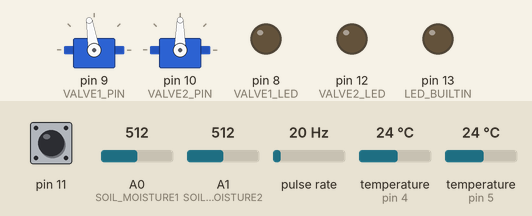
A program run on a simulated Arduino Nano, built with avr-gcc and run on an emulated ATmega328P. Shown: 2 × servo, output pins drawn as LEDs (lit = HIGH). Wiring (inferred from the names in the program): pulse sensor: data pin 2. Inputs (shaded band) come from the test bench; at power-on: pin 11 HIGH, A0 (SOIL_MOISTURE1) = 512, A1 (SOIL_MOISTURE2) = 512, pulse rate 20 Hz, temperature (sensors on pin 4, pin 5) 24 °C. What the program prints to the serial monitor is not drawn.

Above: at 2.8 s.
2.9 s: pin 11 pulled LOW for 0.15 s
At 4.6 s:
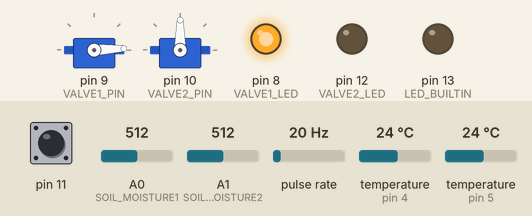
5.6 s: pin 11 pulled LOW for 1 s
At 7.5 s:
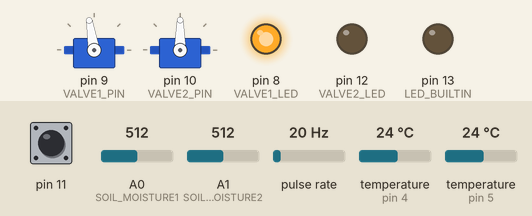
10.6 s: pin 11 pulled LOW for 3.2 s
At 14.8 s:
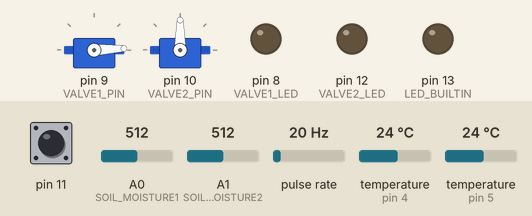
16.4 s: pin 11 pulsed LOW 5 times (0.12 s each, 0.3 s apart)
At 19.5 s:
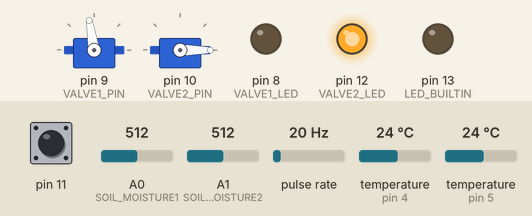
20.3 s: pin 11 pulled LOW for 0.15 s
At 22.6 s:
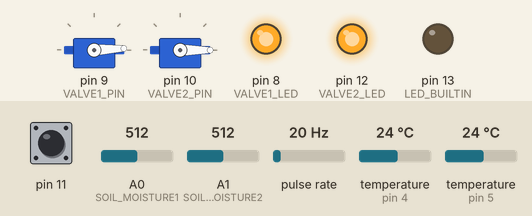
Timing chart, 0 to 24.0 s (numbered marks = the images above; inputs shaded):
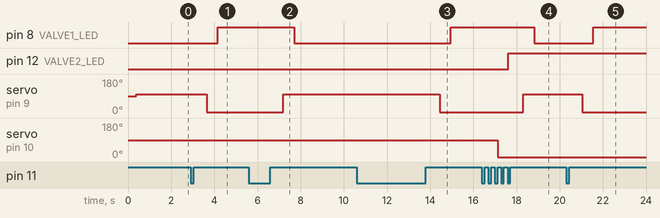

Measured:
- after the input at 2.9 s, pin 8 (VALVE1_LED): LOW → HIGH after 1.3 s; servo on pin 9 (VALVE1_PIN): 99° → 3° after 0.75 s
- after the input at 5.6 s, pin 8 (VALVE1_LED): HIGH → LOW after 2.1 s; servo on pin 9 (VALVE1_PIN): 3° → 99° after 1.6 s
- after the input at 10.6 s, pin 8 (VALVE1_LED): LOW → HIGH after 4.4 s; servo on pin 9 (VALVE1_PIN): 99° → 3° after 3.9 s
- after the input at 16.4 s, pin 8 (VALVE1_LED): HIGH → LOW after 2.4 s; pin 12 (VALVE2_LED): LOW → HIGH after 1.2 s; servo on pin 9 (VALVE1_PIN): 3° → 99° after 1.9 s; servo on pin 10 (VALVE2_PIN): 90° → 0° after 0.72 s
- after the input at 20.3 s, pin 8 (VALVE1_LED): LOW → HIGH after 1.2 s; servo on pin 9 (VALVE1_PIN): 99° → 3° after 0.75 s

The program:

main.cpp
```cpp
#include <Arduino.h>
#include <avr/pgmspace.h>
#include <avr/wdt.h>
//#include <EEPROM.h>
#include <SoftwareSerial.h>
#include <Servo.h>
#include "definitions.h"
#include "thermo.h"
#include "functions.h"
#include "cmd.h"
#include "commands.h"
#include "buttons.h"

unsigned long pulse_freq;
double flow;
unsigned int moist1, moist2;
float fmoist1, fmoist2;

//I.S.R.
void pulse () // Interrupt function
 {
  pulse_freq++;
 }

void setup()
 {
  pinMode(LED_BUILTIN, OUTPUT);
  pinMode(FLOW, INPUT);
  pinMode(VALVE1_LED, OUTPUT);
  pinMode(VALVE2_LED, OUTPUT);
  SetupButtons();
  Serial.begin(9600);
  cmdInit(9600);
  while (!Serial);        //Περίμενε
  Serial.println(F("***** EEKYP - IRIGATION (c)2025 [EK PREVEZAS] *****"));
  init_thermo();  //Αρχικοποίηση θερμομέτρων 1-wire
  Serial1.begin(9600);
  //cmdInit(9600);
  init_commands(); //Αρχικοποίησε εντολές για την σειριακή γραμμή εντολών
  VALVE1_OFF();
  VALVE2_OFF();
  attachInterrupt(0, pulse, RISING);
  interval1 = millis();
 }

void loop()
 {
  but_prog.CheckBP();
  cmdPoll(); //Έλεγξε για εντολή στην κονσόλα
  /*if (Serial1.available())
     Serial.write(Serial1.read());

  if (Serial.available())
      Serial1.write(Serial.read());
  */

  if ((millis() - interval1) > AQUIRE_MS)
     {
      ReadSensors();
      flow = (pulse_freq / 7.5); //Λίτρα / λεπτό
      pulse_freq = 0;
      moist1 = analogRead(SOIL_MOISTURE1); //<200 μέσα στο νερό, 270-400 οκ, 800 νωπό, 950 και πανω θέλει πότισμα
      moist2 = analogRead(SOIL_MOISTURE2);
      //Serial.println(moist1);
      fmoist1 = fmap(moist1, 1023, 250, 0, 10);
      fmoist2 = fmap(moist2, 1023, 250, 0, 10);
      char tmp[70], moist1_cstr[6], moist2_cstr[6], flow_str[6];
      dtostrf(fmoist1, 2, 1, moist1_cstr);
      dtostrf(fmoist2, 2, 1, moist2_cstr);
      dtostrf(flow, 4, 2, flow_str);
      sprintf(tmp,"s_raw %s %s %s %s %s %d %d", Tground1_str.c_str(), Tground2_str.c_str(), moist1_cstr, moist2_cstr, flow_str, valve1_state, valve2_state);
      //Serial.println(tmp); //Debug
      //Serial.println(pulse_freq);
      //Serial.println(flow);
      if (Serial1.available() == 0)
          Serial1.println(tmp);
      interval1 = millis();
     }
 }
```

buttons.h
```cpp
#define PULL_UP     HIGH
void SetupButtons(void);
void But_Click(void);
void But_Long_Click(void);
void But_Dbl_Click(void);

class Buttons
{
 private:
   int _pin;

    // Properties //
   ////////////////

   // Debounce period to prevent flickering when pressing or releasing the button (in ms)
   int Debounce;
   // Max period between clicks for a double click event (in ms)
   int DblClickDelay;
   // Hold period for a long press event (in ms)
   int LongPressDelay;

    // Variables //
   ///////////////

   // Value read from button
   boolean state;
   // Last value of button state
   boolean _lastState;
   // whether we're waiting for a double click (down)
   boolean _dblClickWaiting;
   // whether to register a double click on next release, or whether to wait and click
   boolean _dblClickOnNextUp;
   // whether it's OK to do a single click
   boolean _singleClickOK;

   // time the button was pressed down
   long _downTime;
   // time the button was released
   long _upTime;

   // whether to ignore the button release because the click+hold was triggered
   boolean _ignoreUP;
   // when held, whether to wait for the up event
   boolean _waitForUP;
   // whether or not the hold event happened already
   boolean _longPressHappened;

 public:
   void (*OnClick)(void);
   void (*OnDblClick)(void);
   void (*OnLongPress)(void);

 Buttons()
     {
      // Initialization of properties
      Debounce = 30;
      DblClickDelay = 300; //300
      LongPressDelay = 5000;

      // Initialization of variables
      state = true;
      _lastState = true;
      _dblClickWaiting = false;
      _dblClickOnNextUp = false;
      _singleClickOK = false; //Default = true
      _downTime = -1;
      _upTime = -1;
      _ignoreUP = false;
      _waitForUP = false;
      _longPressHappened = false;
     }

   void Configure(int pin)
      {
       _pin = pin;
       pinMode(_pin, INPUT_PULLUP); //Κάνε το pin είσοδο Pull Up
      }

   void CheckBP(void)
      {
       int resultEvent = 0;
       long millisRes = millis();
       state = digitalRead(_pin);
       //---- Κουμπί πατήθηκε ----
       if (state != PULL_UP && _lastState == PULL_UP  && (millisRes - _upTime) > Debounce)
          {
           //Serial.println("button down"); //Debug
           _downTime = millisRes;
           _ignoreUP = false;
           _waitForUP = false;
           _singleClickOK = true;
           _longPressHappened = false;
           if ((millisRes - _upTime) < DblClickDelay && _dblClickOnNextUp == false && _dblClickWaiting == true)
               _dblClickOnNextUp = true;
           else
               _dblClickOnNextUp = false;
           _dblClickWaiting = false;
          }
       // Button released
       else if (state == PULL_UP && _lastState != PULL_UP && (millisRes - _downTime) > Debounce)
          {
           //Serial.println("button up");
           if (_ignoreUP == false) //Replace "(!_ignoreUP)" by "(not _ignoreUP)"
              {
               _upTime = millisRes;
               if (_dblClickOnNextUp == false)
                   _dblClickWaiting = true;
               else
                  {
                   resultEvent = 2;
                   _dblClickOnNextUp = false;
                   _dblClickWaiting = false;
                   _singleClickOK = false;
                  }
              }
          }

       // Test for normal click event: DblClickDelay expired
       if (state == PULL_UP && (millisRes - _upTime) >= DblClickDelay && _dblClickWaiting == true && _dblClickOnNextUp == false && _singleClickOK == true && resultEvent != 2)
          {
           resultEvent = 1;
           _dblClickWaiting = false;
          }

       //----- Έλεγχος για παρατεταμένο πάτημα -----
       //Είναι πατημένο και ο χρόνος πέρασε την καθυστέρηση του LongPressDelay
       if (state != PULL_UP && (millisRes - _downTime) >= LongPressDelay)
          {
           //Πυροδότησε το παρατεταμένο πάτημα
           // Αν δεν πατήθηκε πριν παρατεταμένα
           if (_longPressHappened == false)
              {
               resultEvent = 3;
               _waitForUP = true;
               _ignoreUP = true;
               _dblClickOnNextUp = false;
               _dblClickWaiting = false;
               _downTime = millis(); //ισως δεν χρειάζεται
               _longPressHappened = true;
              }
          }
       _lastState = state;
       //if (resultEvent!=0)
       //  Serial.println((String)"resultEvent: " + (String) resultEvent);

       if (resultEvent == 1 && OnClick) OnClick();
       if (resultEvent == 2 && OnDblClick) OnDblClick();
       if (resultEvent == 3 && OnLongPress) OnLongPress();
       //  if (resultEvent != 0)
       //    Usb.println(resultEvent);
      } //Τέλος της CheckBP()
};  //Τέλος ορισμού της κλάσης

Buttons but_prog;

void SetupButtons()
{
 but_prog.Configure(BUTTON1);
 but_prog.OnClick = But_Click;
 but_prog.OnLongPress = But_Long_Click;
 but_prog.OnDblClick = But_Dbl_Click;
}

//Όταν πατιέται ένα κλικ στο button
void But_Click()
{
 //Serial.println("Button Click"); //Debug
 if (valve1_state)
     VALVE1_OFF();
 else
     VALVE1_ON();
}

//Όταν πατιέται παρατεταμένα
void But_Long_Click()
{
 //Serial.println("Button Long Click"); //Debug
 if (Serial1.available() == 0) Serial1.println(F("defaults"));
}

//Όταν πατιέται διπλό κλικ
void But_Dbl_Click()
{
 //Serial.println("Button Double Click"); //Debug
 if (valve2_state)
     VALVE2_OFF();
 else
     VALVE2_ON();
}
```

cmd.h
```cpp
#define MAX_MSG_SIZE    30

typedef void (*Func)(int argc, char **argv);

Func execFunc;

typedef struct _L_cmd
    {
	  const char *cmd;
	  const Func ExecSub;
	  const struct _L_cmd *next;
	} L_cmd;


const char cmd_prompt[] PROGMEM = "CMD >> ";
const char cmd_unrecog[] PROGMEM = "CMD: Command not recognized.";

void cmdInit(uint32_t);
void cmdPoll(void);
void cmd_handler(void);
void cmd_parse(char*);
void cmd_display(void);

byte msg[MAX_MSG_SIZE], *msg_ptr;

//Συνδεδεμένη λίστα με τις εντολές στην Program Memory
L_cmd *cmd_tbl;

SoftwareSerial Serial1(RxPin, TxPin);

void cmdInit(uint32_t speed)
{
 msg_ptr = msg; //Αρχικοποίηση του δείκτη msg_ptr
 cmd_display(); //Εμφάνισε prompt
 //Serial1.begin(speed);
}

void cmdPoll(void)
{
 while (Serial1.available())  //Serial.available για Hardware Serial
       {
        cmd_handler();
       }
}

void cmd_handler()
{
    char c = Serial1.read(); ////Serial.read() για Hardware Serial

    switch (c)
    {
	//Πατήθηκε το enter
    case '\r':
    case '\n':
        *msg_ptr = '\0';	//Τερμάτισε το msg με \0
        Serial.println((char *)msg); //Debug
        cmd_parse((char *)msg);	//Κάλεσε συνάρτηση ελέγχου της εντολής
        msg_ptr = msg;		//Δείξε στην αρχή του μηνύματος για την επόμενη φορά
        break;
    //Πατήθηκε το backspace
    case '\b':
    case 127:  //Αν χρησιμοποιώ το putty //Κανονικά '\b'
        //Serial.print(c);
        if (msg_ptr > msg)
        {
            msg_ptr--;
        }
        break;
    //Αποθήκευσε τους χαρακτήρες στο msg[] ώστε να δημιουργηθεί η εντολή
    default:
	    //Serial.print(c);
        *msg_ptr++ = c;
        break;
    }
}

void cmd_parse(char *cmd)
{
    byte argc, i = 0;
    char *argv[30];
    //char buf[40];
    L_cmd *cmd_entry;
    // parse the command line statement and break it up into space-delimited
    // strings. the array of strings will be saved in the argv array.
    if (strlen(cmd) > 0)
       {
        argv[i] = strtok(cmd, " ");
        do
          {
           argv[++i] = strtok(NULL, " ");
          } while ((i < 30) && (argv[i] != NULL));

        //Αποθήκευσε τον αριθμό των ορισμάτων
        argc = i;

	    //Αν δεν πατήθηκε απλώς enter
	    if (argv[0] != NULL)
	       {
	        //Ψάξε στο λεξικό να βρεις την εντολή που δόθηκε στο prompt. Το argv[0] έχει την εντολή
	        for (cmd_entry = cmd_tbl; cmd_entry != NULL; cmd_entry = (L_cmd*)pgm_read_word(&cmd_entry->next))
                {
                 if (!strcmp_P(argv[0], (char*)pgm_read_word(&cmd_entry->cmd)))
                    {
                     execFunc = (Func)pgm_read_word(&cmd_entry->ExecSub);
			         execFunc(argc, argv);
			         //cmd_display();
                     return;
                    }
                }
            //Η εντολή δεν αναγνωρίστηκε. Εμφάνισε μήνυμα λάθους
            //strcpy_P(buf, cmd_unrecog);
            Serial.println(F("Command not recognized."));
            //Serial.println(buf);
           }
       }

	//Εμφάνισε το prompt
	//cmd_display();
}

void cmd_display()
{
    char buf[40];
    strcpy_P(buf, cmd_prompt);
    Serial.print(buf);
}
```

commands.h
```cpp
void init_commands(void);
void printErr1(void);
void printErr2(void);
void soft_reset(int, char**);
void print_version(int, char**);
void help(int, char**);
void set_out(int, char**);

const char PROGMEM
   //        1         |           2         |         3            |         4            |          5          |

   //ct16[] = "getlora"  , ct17[] = "eeclear"  , ct18[] = "verb"      , ct19[] = "save"      , ct20[] = "rst"      ,
     ct01[] = "setout"   , ct02[] = "rst"      , ct03[] = "version"  , ct04[] = "?";

//Δομή συνδεδεμένης λίστας
const L_cmd PROGMEM cmd04 = {(char*) ct04   , help,             NULL}; //? Παρουσίασε εντολές
const L_cmd PROGMEM cmd03 = {(char*) ct03   , print_version,  &cmd04}; //Έκδοση λογισμικού
const L_cmd PROGMEM cmd02 = {(char*) ct02   , soft_reset,     &cmd03}; //Κάνει reset
const L_cmd PROGMEM cmd01 = {(char*) ct01   , set_out,     &cmd02}; //Βγάζει έξοδο σε pin


void init_commands(void)
{
 cmd_tbl = (L_cmd*) &cmd01;
}

void printErr1()
{
 Serial.println(F("Too few arguments"));
}

void printErr2()
{
 Serial.println(F("Syntax error"));
}

void soft_reset(int arg_cnt, char **args)
{
 resetFunc();
}

void print_version(int arg_cnt, char **args)
{
 Serial.print(F("Version: "));
 Serial.println(VERSION);
}

void set_out(int arg_cnt, char **args)
{
 if (arg_cnt > 2)
    {
     if (strcmp_P(args[1], PSTR("SW1")) == 0)
        {
         if (strcmp_P(args[2], PSTR("ON")) == 0)
            {
             VALVE1_ON();
            }
         else if (strcmp_P(args[2], PSTR("OFF")) == 0)
            {
             VALVE1_OFF();
            }
        }
     else if (strcmp_P(args[1], PSTR("SW2")) == 0)
        {
         if (strcmp_P(args[2], PSTR("ON")) == 0)
            {
             VALVE2_ON();
            }
         else if (strcmp_P(args[2], PSTR("OFF")) == 0)
            {
             VALVE2_OFF();
            }
        }
     else
         printErr2(); //Syntax error
    }
 else
     printErr1();
}

void help(int arg_cnt, char **args)
{
 char buf[10];
 L_cmd *cmd_entry;
 for (cmd_entry = cmd_tbl; cmd_entry != NULL; cmd_entry = (L_cmd*)pgm_read_word(&cmd_entry->next))
     {
      strcpy_P(buf, (char*)pgm_read_word(&cmd_entry->cmd));
      Serial.println(buf);
     }
}
```

definitions.h
```cpp
#define VERSION                "1.0 beta"

#define RxPin           6 //D6 Software Serial Rx
#define TxPin           7 //D7 Softwate Serial Tx
#define SOIL_MOISTURE1  A0
#define SOIL_MOISTURE2  A1
#define FLOW            2 //D2
#define BUTTON1        11 //D11
#define VALVE1_PIN      9 //D9
#define VALVE2_PIN     10 //D10
#define VALVE1_LED      8 //D8
#define VALVE2_LED     12 //D12

//Ορισμοί χρονιστών λειτουργίας του συστήματος
#define AQUIRE_MS             1000   //Κάθε 1 δευτερόλεπτα (σε msec) διαβάζει αισθητήρες

Servo valve1, valve2;

//Μεταβλητές χρονιστών λειτουργίας
unsigned long interval1; //Κάθε πότε κάνει μέτρηση από αισθητήρες

#define VALVE1LED_ON()     { digitalWrite(VALVE1_LED, HIGH); }
#define VALVE1LED_OFF()    { digitalWrite(VALVE1_LED, LOW); }
#define VALVE2LED_ON()     { digitalWrite(VALVE2_LED, HIGH); }
#define VALVE2LED_OFF()    { digitalWrite(VALVE2_LED, LOW); }

//Μεταβλητές αισθητήρων θερμοκρασίας - υγρασίας
float Tground1, max_Tground1 = 0.0;
float Tground2, max_Tground2 = 0.0;
float Tground1_S = 0.0, Tground2_S = 0.0; //Αθροίσματα τιμών κάθε 1sec
String Tground1_str, Tground2_str;
bool valve1_state, valve2_state;

void VALVE1_ON()
 {
  valve1.attach(VALVE1_PIN);
  delay(300);
  valve1.write(3);
  delay(500);
  valve1_state = true;
  valve1.detach();
  VALVE1LED_ON()
 }

 void VALVE1_OFF()
 {
  valve1.attach(VALVE1_PIN);
  delay(300);
  valve1.write(99);
  delay(500);
  valve1_state = false;
  valve1.detach();
  VALVE1LED_OFF()
 }

 void VALVE2_ON()
 {
  valve2.attach(VALVE2_PIN);
  delay(300);
  valve2.write(0);
  delay(500);
  valve2_state = true;
  valve2.detach();
  VALVE2LED_ON()
 }

 void VALVE2_OFF()
 {
  valve2.attach(VALVE2_PIN);
  delay(300);
  valve2.write(90);
  delay(500);
  valve2_state = false;
  valve2.detach();
  VALVE2LED_OFF()
 }
```

functions.h
```cpp
//Κάνει software Reset τον AVR
void(* resetFunc)(void) = 0;

void ReadSensors()
 {
  //------------ Διάβασε τιμή 1ου Θερμομέτρου εδάφους ------------------------
  float new_Tground1 = ground_temp1.getTempCByIndex(0);
  if (new_Tground1 == -127) //Αν υπάρχει CRC Error
     {
      Serial.println(F("Failed to read from probe 1 !"));
      Tground1_str = "Err";
     }
  else
     {
      Tground1 = new_Tground1;
      Tground1_S += Tground1; //Άθροισμα για υπολογισμό MO κάθε 5 λεπτά
      if (Tground1 > max_Tground1)
          max_Tground1 = Tground1;
      Tground1_str = String(Tground1).substring(0,4);
      //Serial.println(Tground1_str); //Debug
     }
  ground_temp1.requestTemperatures();

  //------------ Διάβασε τιμή 2ου Θερμομέτρου εδάφους ------------------------
  float new_Tground2 = ground_temp2.getTempCByIndex(0);
  if (new_Tground2 == -127) //Αν υπάρχει CRC Error
     {
      Serial.println(F("Failed to read from probe 2 !"));
      Tground2_str = "Err";
     }
  else
     {
      Tground2 = new_Tground2;
      Tground2_S += Tground2; //Άθροισμα για υπολογισμό MO κάθε 5 λεπτά
      if (Tground2 > max_Tground2)
          max_Tground2 = Tground2;
      Tground2_str = String(Tground2).substring(0,4);
      //Serial.println(Tground2_str); //Debug
     }
  ground_temp2.requestTemperatures();
 }

 float fmap(unsigned int x, unsigned int min, unsigned int max, unsigned int o_min, unsigned int o_max)
 {
  //if (x < min) x = min;
  float y = (float)(x - min) * (o_max - o_min) / (float)(max - min) + o_min;
  if (min > max)
     {
      if (x < max) x = max;
      y = (float)(min - x) * (o_max - o_min) / (float)(min - max) + o_min;
     }
  return y;
 }
```

thermo.h
```cpp
#include <OneWire.h>
#include <DallasTemperature.h>
//#include <Adafruit_Sensor.h>

//-------------------- Θερμόμετρα One Wire --------------------------
#define OW_PIN1               4  //D4
#define OW_PIN2               5  //D5
#define RESOLUTION            9  //9, 10, 11, 12 bit

#define PERIOD                1000 //Περίοδος μετρήσεων

void printAddress(DeviceAddress);

OneWire ow_temp1(OW_PIN1);
OneWire ow_temp2(OW_PIN2);
DallasTemperature ground_temp1(&ow_temp1);
DallasTemperature ground_temp2(&ow_temp2);
DeviceAddress ground_temp1_addr, ground_temp2_addr;

void init_thermo()
 {
  //Αρχικοποίηση του 1ου θερμομέτρου
  ground_temp1.begin();
  if (!ground_temp1.getAddress(ground_temp1_addr, 0))
      Serial.println(F("Unable to find probe 1."));
  else
     {
      Serial.print(F("Found Ground Temp1 probe: "));
      printAddress(ground_temp1_addr);
      Serial.println();
     }
  ground_temp1.setResolution(ground_temp1_addr, RESOLUTION);
  ground_temp1.setWaitForConversion(false);
  ground_temp1.requestTemperatures();

  //Αρχικοποίηση του 2ου θερμομέτρου
  ground_temp2.begin();
  if (!ground_temp2.getAddress(ground_temp2_addr, 0))
      Serial.println(F("Unable to find probe 2."));
  else
     {
      Serial.print(F("Found Ground Temp2 probe: "));
      printAddress(ground_temp2_addr);
      Serial.println();
     }
  ground_temp2.setResolution(ground_temp2_addr, RESOLUTION);
  ground_temp2.setWaitForConversion(false);
  ground_temp2.requestTemperatures();
 }

void printAddress(DeviceAddress deviceAddress)
 {
  for (byte i = 0; i < 8; i++)
      {
       //Βάλε μπροστά '0' αν είναι μικρότερο από 16
       if (deviceAddress[i] < 16)
           Serial.print("0");
       Serial.print(deviceAddress[i], HEX);
      }
 }
```
